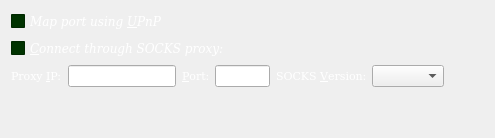
     <widget class="QWidget" name="tabNetwork">
      <attribute name="title">
       <string>&amp;Network</string>
      </attribute>
      <layout class="QVBoxLayout" name="verticalLayout_Network">
       <item>
        <widget class="QCheckBox" name="mapPortUpnp">
         <property name="palette">
          <palette>
           <active>
            <colorrole role="WindowText">
             <brush brushstyle="SolidPattern">
              <color alpha="255">
               <red>255</red>
               <green>255</green>
               <blue>255</blue>
              </color>
             </brush>
            </colorrole>
            <colorrole role="Button">
             <brush brushstyle="SolidPattern">
              <color alpha="255">
               <red>0</red>
               <green>51</green>
               <blue>0</blue>
              </color>
             </brush>
            </colorrole>
            <colorrole role="Base">
             <brush brushstyle="SolidPattern">
              <color alpha="255">
               <red>0</red>
               <green>51</green>
               <blue>0</blue>
              </color>
             </brush>
            </colorrole>
            <colorrole role="Window">
             <brush brushstyle="SolidPattern">
              <color alpha="255">
               <red>0</red>
               <green>51</green>
               <blue>0</blue>
              </color>
             </brush>
            </colorrole>
           </active>
           <inactive>
            <colorrole role="WindowText">
             <brush brushstyle="SolidPattern">
              <color alpha="255">
               <red>255</red>
               <green>255</green>
               <blue>255</blue>
              </color>
             </brush>
            </colorrole>
            <colorrole role="Button">
             <brush brushstyle="SolidPattern">
              <color alpha="255">
               <red>0</red>
               <green>51</green>
               <blue>0</blue>
              </color>
             </brush>
            </colorrole>
            <colorrole role="Base">
             <brush brushstyle="SolidPattern">
              <color alpha="255">
               <red>0</red>
               <green>51</green>
               <blue>0</blue>
              </color>
             </brush>
            </colorrole>
            <colorrole role="Window">
             <brush brushstyle="SolidPattern">
              <color alpha="255">
               <red>0</red>
               <green>51</green>
               <blue>0</blue>
              </color>
             </brush>
            </colorrole>
           </inactive>
           <disabled>
            <colorrole role="WindowText">
             <brush brushstyle="SolidPattern">
              <color alpha="255">
               <red>133</red>
               <green>133</green>
               <blue>133</blue>
              </color>
             </brush>
            </colorrole>
            <colorrole role="Button">
             <brush brushstyle="SolidPattern">
              <color alpha="255">
               <red>0</red>
               <green>51</green>
               <blue>0</blue>
              </color>
             </brush>
            </colorrole>
            <colorrole role="Base">
             <brush brushstyle="SolidPattern">
              <color alpha="255">
               <red>0</red>
               <green>51</green>
               <blue>0</blue>
              </color>
             </brush>
            </colorrole>
            <colorrole role="Window">
             <brush brushstyle="SolidPattern">
              <color alpha="255">
               <red>0</red>
               <green>51</green>
               <blue>0</blue>
              </color>
             </brush>
            </colorrole>
           </disabled>
          </palette>
         </property>
         <property name="font">
          <font>
           <family>DejaVu Serif</family>
           <pointsize>9</pointsize>
           <italic>true</italic>
          </font>
         </property>
         <property name="toolTip">
          <string>Automatically open the MasterCar client port on the router. This only works when your router supports UPnP and it is enabled.</string>
         </property>
         <property name="text">
          <string>Map port using &amp;UPnP</string>
         </property>
        </widget>
       </item>
       <item>
        <widget class="QCheckBox" name="connectSocks">
         <property name="palette">
          <palette>
           <active>
            <colorrole role="WindowText">
             <brush brushstyle="SolidPattern">
              <color alpha="255">
               <red>255</red>
               <green>255</green>
               <blue>255</blue>
              </color>
             </brush>
            </colorrole>
            <colorrole role="Button">
             <brush brushstyle="SolidPattern">
              <color alpha="255">
               <red>0</red>
               <green>51</green>
               <blue>0</blue>
              </color>
             </brush>
            </colorrole>
            <colorrole role="Base">
             <brush brushstyle="SolidPattern">
              <color alpha="255">
               <red>0</red>
               <green>51</green>
               <blue>0</blue>
              </color>
             </brush>
            </colorrole>
            <colorrole role="Window">
             <brush brushstyle="SolidPattern">
              <color alpha="255">
               <red>0</red>
               <green>51</green>
               <blue>0</blue>
              </color>
             </brush>
            </colorrole>
           </active>
           <inactive>
            <colorrole role="WindowText">
             <brush brushstyle="SolidPattern">
              <color alpha="255">
               <red>255</red>
               <green>255</green>
               <blue>255</blue>
              </color>
             </brush>
            </colorrole>
            <colorrole role="Button">
             <brush brushstyle="SolidPattern">
              <color alpha="255">
               <red>0</red>
               <green>51</green>
               <blue>0</blue>
              </color>
             </brush>
            </colorrole>
            <colorrole role="Base">
             <brush brushstyle="SolidPattern">
              <color alpha="255">
               <red>0</red>
               <green>51</green>
               <blue>0</blue>
              </color>
             </brush>
            </colorrole>
            <colorrole role="Window">
             <brush brushstyle="SolidPattern">
              <color alpha="255">
               <red>0</red>
               <green>51</green>
               <blue>0</blue>
              </color>
             </brush>
            </colorrole>
           </inactive>
           <disabled>
            <colorrole role="WindowText">
             <brush brushstyle="SolidPattern">
              <color alpha="255">
               <red>133</red>
               <green>133</green>
               <blue>133</blue>
              </color>
             </brush>
            </colorrole>
            <colorrole role="Button">
             <brush brushstyle="SolidPattern">
              <color alpha="255">
               <red>0</red>
               <green>51</green>
               <blue>0</blue>
              </color>
             </brush>
            </colorrole>
            <colorrole role="Base">
             <brush brushstyle="SolidPattern">
              <color alpha="255">
               <red>0</red>
               <green>51</green>
               <blue>0</blue>
              </color>
             </brush>
            </colorrole>
            <colorrole role="Window">
             <brush brushstyle="SolidPattern">
              <color alpha="255">
               <red>0</red>
               <green>51</green>
               <blue>0</blue>
              </color>
             </brush>
            </colorrole>
           </disabled>
          </palette>
         </property>
         <property name="font">
          <font>
           <family>DejaVu Serif</family>
           <pointsize>9</pointsize>
           <italic>true</italic>
          </font>
         </property>
         <property name="toolTip">
          <string>Connect to the MasterCar network through a SOCKS proxy (e.g. when connecting through Tor).</string>
         </property>
         <property name="text">
          <string>&amp;Connect through SOCKS proxy:</string>
         </property>
        </widget>
       </item>
       <item>
        <layout class="QHBoxLayout" name="horizontalLayout_Network">
         <item>
          <widget class="QLabel" name="proxyIpLabel">
           <property name="palette">
            <palette>
             <active>
              <colorrole role="WindowText">
               <brush brushstyle="SolidPattern">
                <color alpha="255">
                 <red>255</red>
                 <green>255</green>
                 <blue>255</blue>
                </color>
               </brush>
              </colorrole>
              <colorrole role="Button">
               <brush brushstyle="SolidPattern">
                <color alpha="255">
                 <red>0</red>
                 <green>51</green>
                 <blue>0</blue>
                </color>
               </brush>
              </colorrole>
              <colorrole role="Base">
               <brush brushstyle="SolidPattern">
                <color alpha="255">
                 <red>0</red>
                 <green>51</green>
                 <blue>0</blue>
                </color>
               </brush>
              </colorrole>
              <colorrole role="Window">
               <brush brushstyle="SolidPattern">
                <color alpha="255">
                 <red>0</red>
                 <green>51</green>
                 <blue>0</blue>
                </color>
               </brush>
              </colorrole>
             </active>
             <inactive>
              <colorrole role="WindowText">
               <brush brushstyle="SolidPattern">
                <color alpha="255">
                 <red>255</red>
                 <green>255</green>
                 <blue>255</blue>
                </color>
               </brush>
              </colorrole>
              <colorrole role="Button">
               <brush brushstyle="SolidPattern">
                <color alpha="255">
                 <red>0</red>
                 <green>51</green>
                 <blue>0</blue>
                </color>
               </brush>
              </colorrole>
              <colorrole role="Base">
               <brush brushstyle="SolidPattern">
                <color alpha="255">
                 <red>0</red>
                 <green>51</green>
                 <blue>0</blue>
                </color>
               </brush>
              </colorrole>
              <colorrole role="Window">
               <brush brushstyle="SolidPattern">
                <color alpha="255">
                 <red>0</red>
                 <green>51</green>
                 <blue>0</blue>
                </color>
               </brush>
              </colorrole>
             </inactive>
             <disabled>
              <colorrole role="WindowText">
               <brush brushstyle="SolidPattern">
                <color alpha="255">
                 <red>133</red>
                 <green>133</green>
                 <blue>133</blue>
                </color>
               </brush>
              </colorrole>
              <colorrole role="Button">
               <brush brushstyle="SolidPattern">
                <color alpha="255">
                 <red>0</red>
                 <green>51</green>
                 <blue>0</blue>
                </color>
               </brush>
              </colorrole>
              <colorrole role="Base">
               <brush brushstyle="SolidPattern">
                <color alpha="255">
                 <red>0</red>
                 <green>51</green>
                 <blue>0</blue>
                </color>
               </brush>
              </colorrole>
              <colorrole role="Window">
               <brush brushstyle="SolidPattern">
                <color alpha="255">
                 <red>0</red>
                 <green>51</green>
                 <blue>0</blue>
                </color>
               </brush>
              </colorrole>
             </disabled>
            </palette>
           </property>
           <property name="font">
            <font>
             <family>DejaVu Serif</family>
             <pointsize>8</pointsize>
             <weight>50</weight>
             <bold>false</bold>
            </font>
           </property>
           <property name="text">
            <string>Proxy &amp;IP:</string>
           </property>
           <property name="textFormat">
            <enum>Qt::PlainText</enum>
           </property>
           <property name="buddy">
            <cstring>proxyIp</cstring>
           </property>
          </widget>
         </item>
         <item>
          <widget class="QValidatedLineEdit" name="proxyIp">
           <property name="maximumSize">
            <size>
             <width>140</width>
             <height>16777215</height>
            </size>
           </property>
           <property name="toolTip">
            <string>IP address of the proxy (e.g. 127.0.0.1)</string>
           </property>
          </widget>
         </item>
         <item>
          <widget class="QLabel" name="proxyPortLabel">
           <property name="palette">
            <palette>
             <active>
              <colorrole role="WindowText">
               <brush brushstyle="SolidPattern">
                <color alpha="255">
                 <red>255</red>
                 <green>255</green>
                 <blue>255</blue>
                </color>
               </brush>
              </colorrole>
              <colorrole role="Button">
               <brush brushstyle="SolidPattern">
                <color alpha="255">
                 <red>0</red>
                 <green>51</green>
                 <blue>0</blue>
                </color>
               </brush>
              </colorrole>
              <colorrole role="Base">
               <brush brushstyle="SolidPattern">
                <color alpha="255">
                 <red>0</red>
                 <green>51</green>
                 <blue>0</blue>
                </color>
               </brush>
              </colorrole>
              <colorrole role="Window">
               <brush brushstyle="SolidPattern">
                <color alpha="255">
                 <red>0</red>
                 <green>51</green>
                 <blue>0</blue>
                </color>
               </brush>
              </colorrole>
             </active>
             <inactive>
              <colorrole role="WindowText">
               <brush brushstyle="SolidPattern">
                <color alpha="255">
                 <red>255</red>
                 <green>255</green>
                 <blue>255</blue>
                </color>
               </brush>
              </colorrole>
              <colorrole role="Button">
               <brush brushstyle="SolidPattern">
                <color alpha="255">
                 <red>0</red>
                 <green>51</green>
                 <blue>0</blue>
                </color>
               </brush>
              </colorrole>
              <colorrole role="Base">
               <brush brushstyle="SolidPattern">
                <color alpha="255">
                 <red>0</red>
                 <green>51</green>
                 <blue>0</blue>
                </color>
               </brush>
              </colorrole>
              <colorrole role="Window">
               <brush brushstyle="SolidPattern">
                <color alpha="255">
                 <red>0</red>
                 <green>51</green>
                 <blue>0</blue>
                </color>
               </brush>
              </colorrole>
             </inactive>
             <disabled>
              <colorrole role="WindowText">
               <brush brushstyle="SolidPattern">
                <color alpha="255">
                 <red>133</red>
                 <green>133</green>
                 <blue>133</blue>
                </color>
               </brush>
              </colorrole>
              <colorrole role="Button">
               <brush brushstyle="SolidPattern">
                <color alpha="255">
                 <red>0</red>
                 <green>51</green>
                 <blue>0</blue>
                </color>
               </brush>
              </colorrole>
              <colorrole role="Base">
               <brush brushstyle="SolidPattern">
                <color alpha="255">
                 <red>0</red>
                 <green>51</green>
                 <blue>0</blue>
                </color>
               </brush>
              </colorrole>
              <colorrole role="Window">
               <brush brushstyle="SolidPattern">
                <color alpha="255">
                 <red>0</red>
                 <green>51</green>
                 <blue>0</blue>
                </color>
               </brush>
              </colorrole>
             </disabled>
            </palette>
           </property>
           <property name="font">
            <font>
             <family>DejaVu Serif</family>
             <pointsize>8</pointsize>
             <weight>50</weight>
             <bold>false</bold>
            </font>
           </property>
           <property name="text">
            <string>&amp;Port:</string>
           </property>
           <property name="textFormat">
            <enum>Qt::PlainText</enum>
           </property>
           <property name="buddy">
            <cstring>proxyPort</cstring>
           </property>
          </widget>
         </item>
         <item>
          <widget class="QLineEdit" name="proxyPort">
           <property name="maximumSize">
            <size>
             <width>55</width>
             <height>16777215</height>
            </size>
           </property>
           <property name="toolTip">
            <string>Port of the proxy (e.g. 9050)</string>
           </property>
          </widget>
         </item>
         <item>
          <widget class="QLabel" name="socksVersionLabel">
           <property name="palette">
            <palette>
             <active>
              <colorrole role="WindowText">
               <brush brushstyle="SolidPattern">
                <color alpha="255">
                 <red>255</red>
                 <green>255</green>
                 <blue>255</blue>
                </color>
               </brush>
              </colorrole>
              <colorrole role="Button">
               <brush brushstyle="SolidPattern">
                <color alpha="255">
                 <red>0</red>
                 <green>51</green>
                 <blue>0</blue>
                </color>
               </brush>
              </colorrole>
              <colorrole role="Base">
               <brush brushstyle="SolidPattern">
                <color alpha="255">
                 <red>0</red>
                 <green>51</green>
                 <blue>0</blue>
                </color>
               </brush>
              </colorrole>
              <colorrole role="Window">
               <brush brushstyle="SolidPattern">
                <color alpha="255">
                 <red>0</red>
                 <green>51</green>
                 <blue>0</blue>
                </color>
               </brush>
              </colorrole>
             </active>
             <inactive>
              <colorrole role="WindowText">
               <brush brushstyle="SolidPattern">
                <color alpha="255">
                 <red>255</red>
                 <green>255</green>
                 <blue>255</blue>
                </color>
               </brush>
              </colorrole>
              <colorrole role="Button">
               <brush brushstyle="SolidPattern">
                <color alpha="255">
                 <red>0</red>
                 <green>51</green>
                 <blue>0</blue>
                </color>
               </brush>
              </colorrole>
              <colorrole role="Base">
               <brush brushstyle="SolidPattern">
                <color alpha="255">
                 <red>0</red>
                 <green>51</green>
                 <blue>0</blue>
                </color>
               </brush>
              </colorrole>
              <colorrole role="Window">
               <brush brushstyle="SolidPattern">
                <color alpha="255">
                 <red>0</red>
                 <green>51</green>
                 <blue>0</blue>
                </color>
               </brush>
              </colorrole>
             </inactive>
             <disabled>
              <colorrole role="WindowText">
               <brush brushstyle="SolidPattern">
                <color alpha="255">
                 <red>133</red>
                 <green>133</green>
                 <blue>133</blue>
                </color>
               </brush>
              </colorrole>
              <colorrole role="Button">
               <brush brushstyle="SolidPattern">
                <color alpha="255">
                 <red>0</red>
                 <green>51</green>
                 <blue>0</blue>
                </color>
               </brush>
              </colorrole>
              <colorrole role="Base">
               <brush brushstyle="SolidPattern">
                <color alpha="255">
                 <red>0</red>
                 <green>51</green>
                 <blue>0</blue>
                </color>
               </brush>
              </colorrole>
              <colorrole role="Window">
               <brush brushstyle="SolidPattern">
                <color alpha="255">
                 <red>0</red>
                 <green>51</green>
                 <blue>0</blue>
                </color>
               </brush>
              </colorrole>
             </disabled>
            </palette>
           </property>
           <property name="font">
            <font>
             <family>DejaVu Serif</family>
             <pointsize>8</pointsize>
             <weight>50</weight>
             <bold>false</bold>
            </font>
           </property>
           <property name="text">
            <string>SOCKS &amp;Version:</string>
           </property>
           <property name="textFormat">
            <enum>Qt::PlainText</enum>
           </property>
           <property name="buddy">
            <cstring>socksVersion</cstring>
           </property>
          </widget>
         </item>
         <item>
          <widget class="QValueComboBox" name="socksVersion">
           <property name="toolTip">
            <string>SOCKS version of the proxy (e.g. 5)</string>
           </property>
          </widget>
         </item>
         <item>
          <spacer name="horizontalSpacer_Network">
           <property name="orientation">
            <enum>Qt::Horizontal</enum>
           </property>
           <property name="sizeHint" stdset="0">
            <size>
             <width>40</width>
             <height>20</height>
            </size>
           </property>
          </spacer>
         </item>
        </layout>
       </item>
       <item>
        <spacer name="verticalSpacer_Network">
         <property name="orientation">
          <enum>Qt::Vertical</enum>
         </property>
         <property name="sizeHint" stdset="0">
          <size>
           <width>20</width>
           <height>40</height>
          </size>
         </property>
        </spacer>
       </item>
      </layout>
     </widget>
